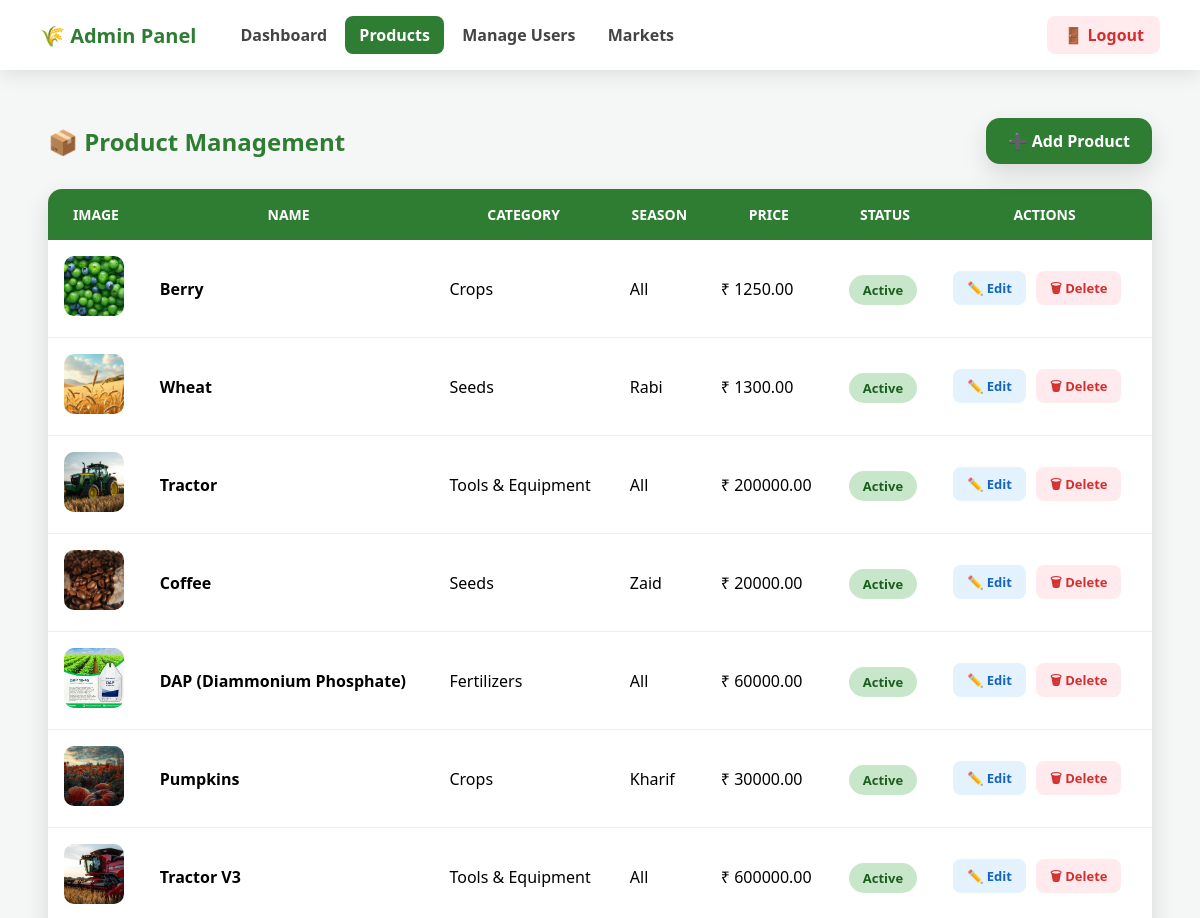
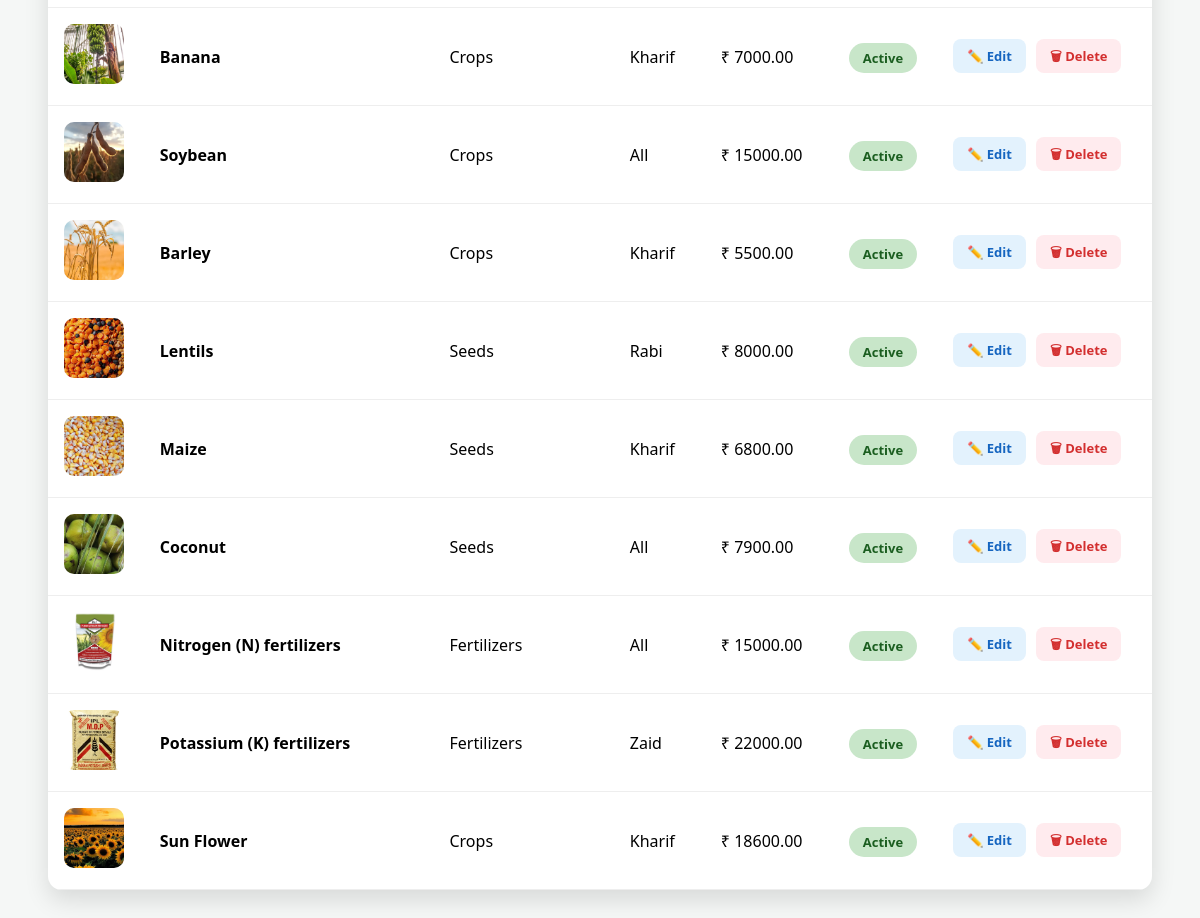
/products/admin/ (signed in), run on the app's committed database (2 pictures, top to bottom).
### products/models.py (models this page shows, shortened)
class Product(models.Model):
    SEASON_CHOICES = [
        ('Kharif', 'Kharif'),
        ('Rabi', 'Rabi'),
        ('Zaid', 'Zaid'),
        ('All', 'All Seasons'),
    ]
    name = models.CharField(max_length=120)
    category = models.ForeignKey(
        ProductCategory,
        on_delete=models.CASCADE,
        related_name="products"
    )
    season = models.CharField(
        max_length=20,
        choices=SEASON_CHOICES,
        default="All"
    )
    product_type = models.CharField(
        max_length=100,
        help_text="Hybrid, Organic, BT, Equipment Type"
    )
    description = models.TextField()
    image = models.ImageField(upload_to="products/", blank=True, null=True)
    price = models.DecimalField(
        max_digits=8,
        decimal_places=2,
        blank=True,
        null=True
    )
    is_active = models.BooleanField(default=True)
    created_at = models.DateTimeField(auto_now_add=True)

class ProductCategory(models.Model):
    key = models.CharField(max_length=30, unique=True)
    name = models.CharField(max_length=50)
    icon = models.CharField(max_length=50, help_text="Material icon name")

### farmersaccapp/decorators.py (the view)
    def wrapper(request, *args, **kwargs):
        if not request.session.get("user_id"):
            return redirect("login")
        if request.session.get("role") != "admin":
            return redirect("login")
        return view_func(request, *args, **kwargs)

### products/views.py (called while the page is built)
@admin_required
def admin_products(request):
    products = Product.objects.all()
    return render(request, "admin/products.html", {"products": products})

### templates/admin/products.html (shortened to what this page needs)
<!DOCTYPE html>
<html lang="en">
<head>
</head>
<body>
    <div class="navbar">
        <div class="nav-left">
            <a href="{% url 'admin_dashboard' %}" class="brand">🌾 Admin Panel</a>
            <div class="nav-links">
                <a href="{% url 'admin_dashboard' %}">Dashboard</a>
                <a href="{% url 'admin_products' %}" class="active">Products</a>
                <a href="{% url 'admin_users' %}" >Manage Users</a>
                <a href="{% url 'admin_markets' %}" >Markets</a>
            </div>
        </div>
        <a href="{% url 'logout' %}" class="logout-btn">🚪 Logout</a>
    </div>
    <div class="page-header">
        <h2>📦 Product Management</h2>
        <a href="{% url 'admin_add_product' %}" class="add-btn">➕ Add Product</a>
    </div>
    <div class="table-wrap">
        <table>
            <thead>
                <tr>
                    <th>Image</th>
                    <th>Name</th>
                    <th>Category</th>
                    <th>Season</th>
                    <th>Price</th>
                    <th>Status</th>
                    <th>Actions</th>
                </tr>
            </thead>
            <tbody>
                {% for p in products %}
                <tr>
                    <td>
                        {% if p.image %}
                        <img src="{{ p.image.url }}" class="product-img">
                        {% else %} — {% endif %}
                    </td>
                    <td><strong>{{ p.name }}</strong></td>
                    <td>{{ p.category.name }}</td>
                    <td>{{ p.season }}</td>
                    <td>₹ {{ p.price }}</td>
                    <td>
                        {% if p.is_active %}
                        <span class="status active">Active</span>
                        {% else %}
                        <span class="status inactive">Inactive</span>
                        {% endif %}
                    </td>
                    <td class="actions">
                        <a href="{% url 'admin_edit_product' p.id %}" class="edit-btn">✏️ Edit</a>
                        <a href="{% url 'admin_delete_product' p.id %}" onclick="return confirm('Delete this product?')"
                            class="delete-btn">🗑 Delete</a>
                    </td>
                </tr>
                {% empty %}
                <tr>
                    <td colspan="7" class="empty">
                        🚫 No products found. Click <strong>Add Product</strong> to get started.
                    </td>
                </tr>
                {% endfor %}
            </tbody>
        </table>
    </div>
</body>
</html>

### templates/admin/products.html (style rules this page uses)
:root { --green: #2E7D32; --green-light: #E8F5E9; --danger: #D32F2F; --dark: #1B1B1B; --bg: #F5F7F6; --radius: 14px; --shadow: 0 10px 25px rgba(0, 0, 0, 0.12); }
* { box-sizing: border-box; font-family: "Segoe UI", system-ui, sans-serif; }
body { background: var(--bg); padding: 110px 40px 40px; }
.navbar { position: fixed; top: 0; left: 0; right: 0; height: 70px; background: white; box-shadow: 0 4px 20px rgba(0, 0, 0, .1); display: flex; align-items: center; justify-content: space-between; padding: 0 40px; z-index: 1000; }
.nav-left { display: flex; align-items: center; gap: 30px; }
.brand { font-size: 20px; font-weight: 700; color: var(--green); text-decoration: none; }
.nav-links a { text-decoration: none; font-weight: 600; color: #444; padding: 8px 14px; border-radius: 8px; transition: background .2s ease, color .2s ease; }
.nav-links .active { background: var(--green); color: white; }
.logout-btn { background: #FFEBEE; color: var(--danger); padding: 8px 16px; border-radius: 8px; text-decoration: none; font-weight: 600; }
.page-header { display: flex; justify-content: space-between; align-items: center; margin-bottom: 25px; }
h2 { color: var(--green); margin: 0; }
.add-btn { padding: 12px 22px; background: var(--green); color: white; border-radius: var(--radius); text-decoration: none; font-weight: 600; box-shadow: var(--shadow); transition: transform .2s ease, box-shadow .2s ease; }
.table-wrap { overflow-x: auto; background: white; border-radius: var(--radius); box-shadow: var(--shadow); }
table { width: 100%; border-collapse: collapse; min-width: 900px; }
th { background: var(--green); color: white; padding: 16px; text-transform: uppercase; font-size: 14px; }
td { padding: 16px; border-bottom: 1px solid #eee; }
.product-img { width: 60px; height: 60px; object-fit: cover; border-radius: 10px; }
.status { padding: 6px 14px; border-radius: 50px; font-size: 13px; font-weight: 600; }
.active { background: #C8E6C9; color: #1B5E20; }
.actions a { text-decoration: none; padding: 8px 14px; border-radius: 8px; font-size: 13px; font-weight: 600; margin-right: 6px; }
.edit-btn { background: #E3F2FD; color: #1565C0; }
.delete-btn { background: #FFEBEE; color: var(--danger); }

### data on the page
Product: image (picture), name "Berry", category.name "Crops", season "All", price "1250.00", is_active "Active"
Product: image (picture), name "Wheat", category.name "Seeds", season "Rabi", price "1300.00", is_active "Active"
Product: image (picture), name "Tractor", category.name "Tools & Equipment", season "All", price "200000.00", is_active "Active"
Product: image (picture), name "Coffee", category.name "Seeds", season "Zaid", price "20000.00", is_active "Active"
Product: image (picture), name "DAP (Diammonium Phosphate)", category.name "Fertilizers", season "All", price "60000.00", is_active "Active"
Product: image (picture), name "Pumpkins", category.name "Crops", season "Kharif", price "30000.00", is_active "Active"
Product: image (picture), name "Tractor V3", category.name "Tools & Equipment", season "All", price "600000.00", is_active "Active"
Product: image (picture), name "Banana", category.name "Crops", season "Kharif", price "7000.00", is_active "Active"
Product: image (picture), name "Soybean", category.name "Crops", season "All", price "15000.00", is_active "Active"
Product: image (picture), name "Barley", category.name "Crops", season "Kharif", price "5500.00", is_active "Active"
Product: image (picture), name "Lentils", category.name "Seeds", season "Rabi", price "8000.00", is_active "Active"
Product: image (picture), name "Maize", category.name "Seeds", season "Kharif", price "6800.00", is_active "Active"
Product: image (picture), name "Coconut", category.name "Seeds", season "All", price "7900.00", is_active "Active"
Product: image (picture), name "Nitrogen (N) fertilizers", category.name "Fertilizers", season "All", price "15000.00", is_active "Active"
Product: image (picture), name "Potassium (K) fertilizers", category.name "Fertilizers", season "Zaid", price "22000.00", is_active "Active"
Product: image (picture), name "Sun Flower", category.name "Crops", season "Kharif", price "18600.00", is_active "Active"
